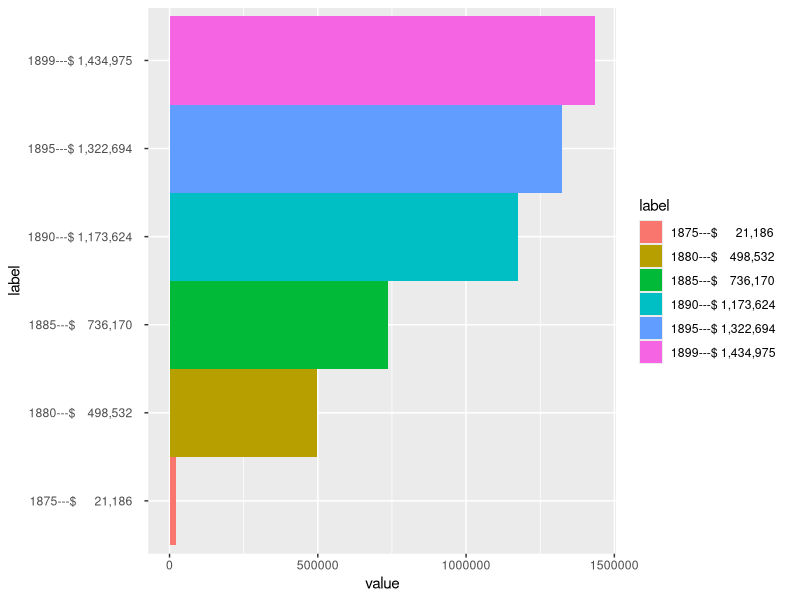
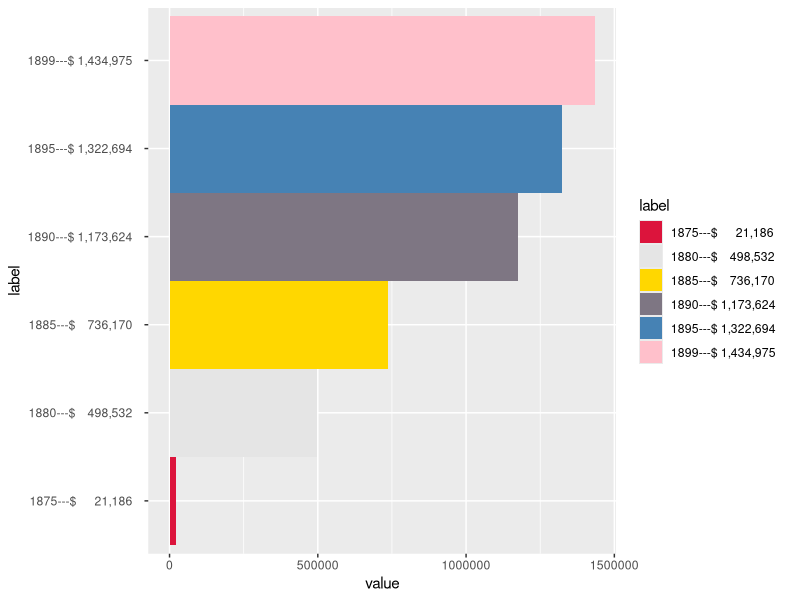
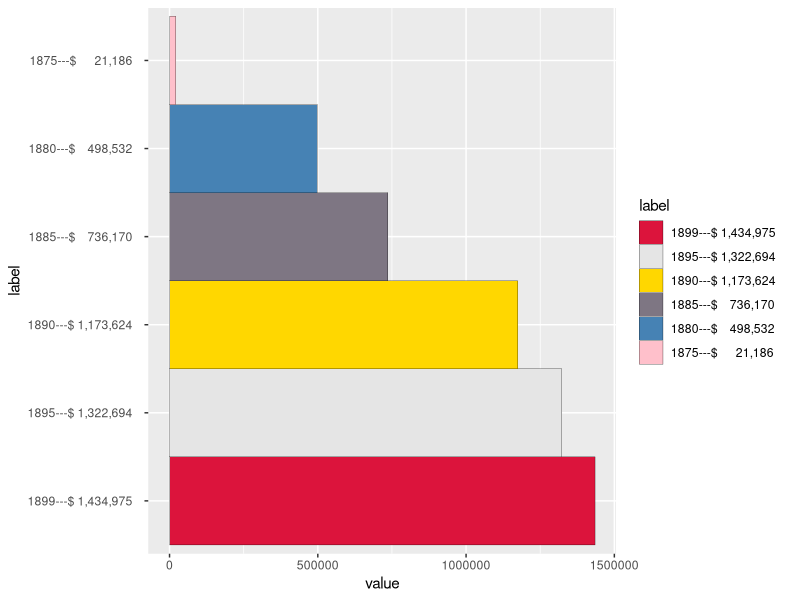
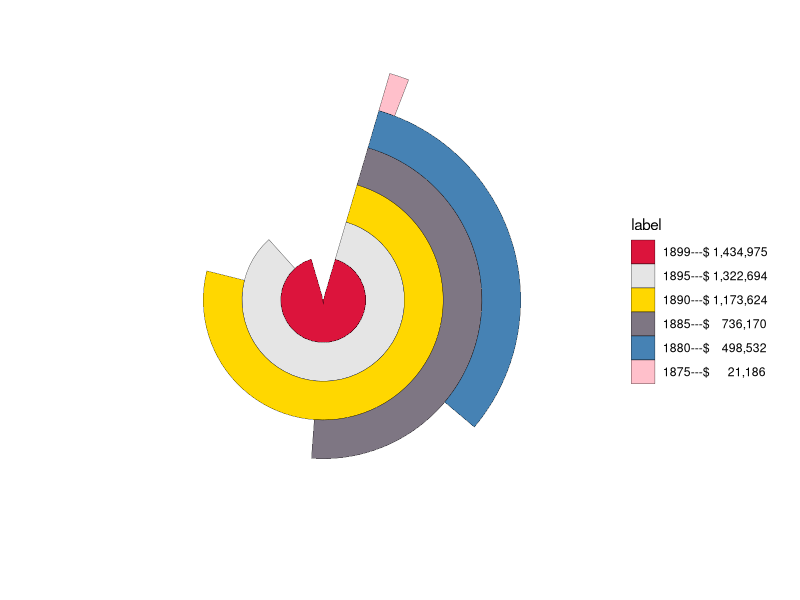
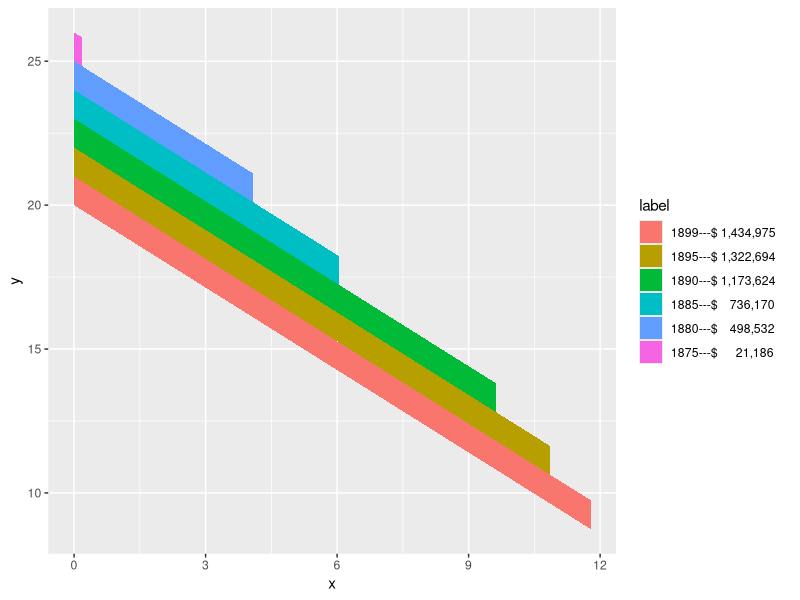
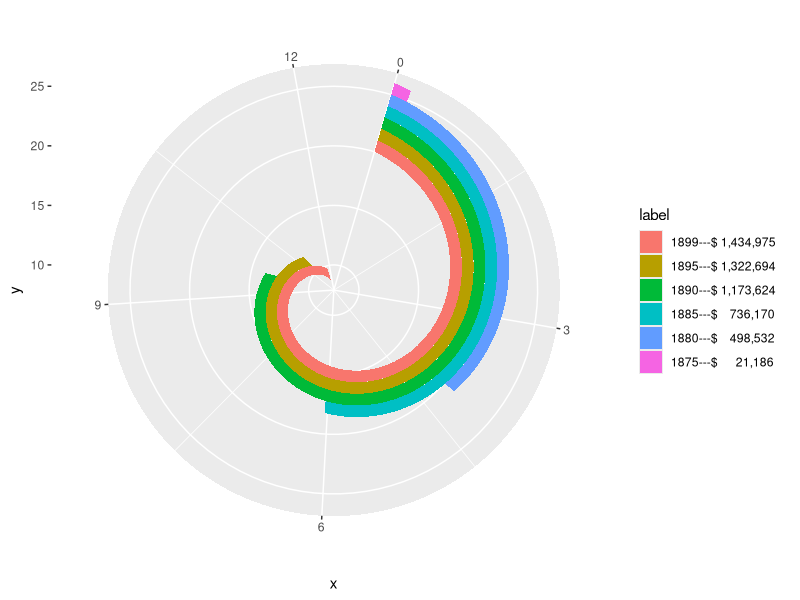
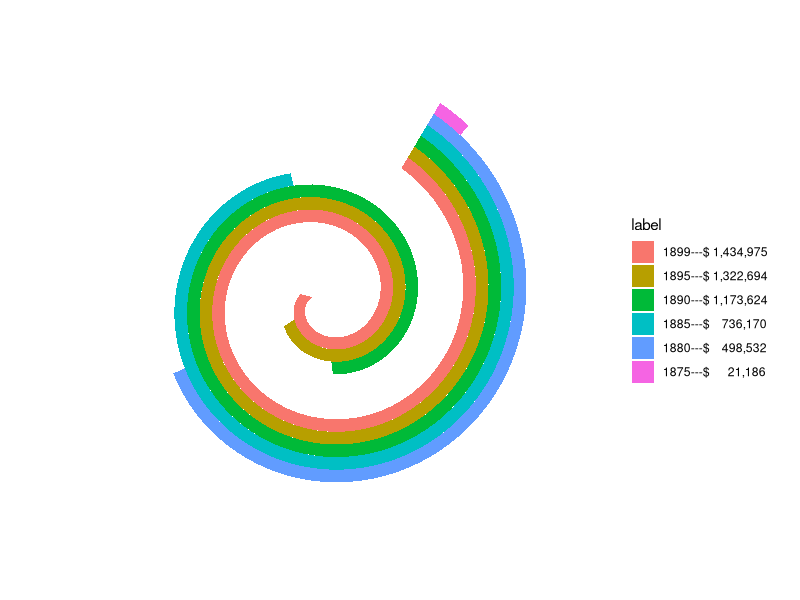
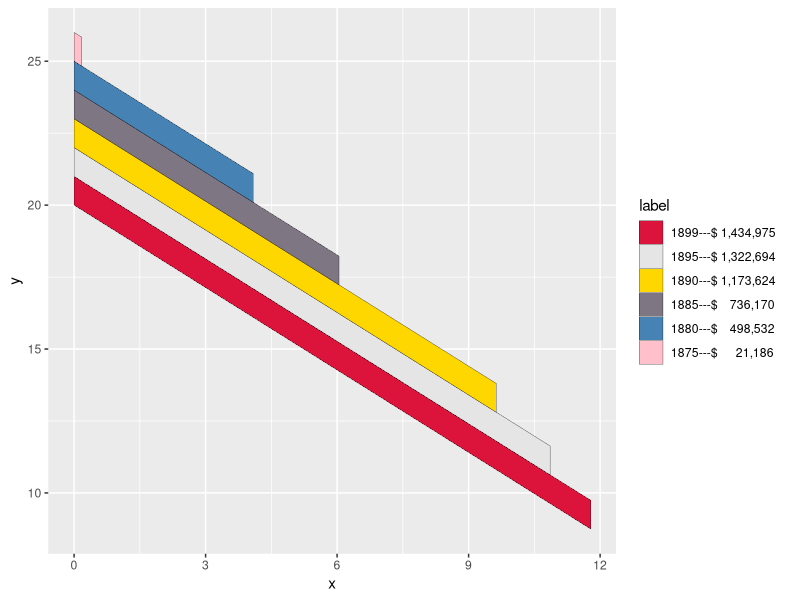

Write the R code that produced these figures, in order.
# W.E.B. Du Bois data portraits plate 25
# Ref: Battle-Baptiste and Rusert (book)
# Ref: AJ Starks (style guide)

library(tidyverse)

data <- data.frame(value =  c(1434975,
                              1322694,
                              1173624,
                              736170,
                              498532,
                              21186),
                   color =  c("#dc143c",
                              "#e5e5e5",
                              "#ffd700",
                              "#7e7683",
                              "#4682b4",
                              "#ffc0cb"),
                   label = c("1899---$ 1,434,975   ",
                             "1895---$ 1,322,694   ",
                             "1890---$ 1,173,624   ",
                             "1885---$    736,170   ",
                             "1880---$    498,532   ",
                             "1875---$      21,186   "))


# Bar charts --------------------------------------------------------------


# Super basic
ggplot(data, aes(y = label,
                 x = value,
                 fill = label)) +
  geom_col(width = 1,
           orientation = "y")

# Add color palette
ggplot(data, aes(y = label,
                 x = value,
                 fill = label)) +
  geom_col(width = 1,
           orientation = "y") +
  scale_fill_manual(values = data$color)

# Fix ordering of labels
data <- data %>% 
  mutate(label = fct_reorder(label, 1:6))

# Add boundaries
ggplot(data, aes(y = label,
                 x = value,
                 fill = label)) +
  geom_col(width = 1,
           orientation = "y",
           linewidth = .1,
           color = "black") +
  scale_fill_manual(values = data$color)

# Radial plot
ggplot(data, aes(y = label,
                 x = value,
                 fill = label)) +
  geom_col(width = 1,
           orientation = "y",
           linewidth = .1,
           color = "black") +
  scale_fill_manual(values = data$color) +
  coord_radial() +
  theme_void()



# Angled bar chart --------------------------------------------------------



# add columns to data set with coordinates of vertices

m <- -6/(2*pi) # slope wrt theta

data <- data %>% 
  mutate(theta = (value/max(value)) * (15/8) * (2*pi),
         y_ll = 20:25,
         y_ul = 21:26,
         y_ur = y_ul + m * theta,
         y_lr = y_ll + m * theta,
         x_ll = rep(0, times = 6),
         x_ul = rep(0, times = 6),
         x_ur = theta,
         x_lr = theta)

bar_data <- data %>% 
  pivot_longer(cols = contains("_"),
               names_to = c(".value", "vertex"),
               names_sep = "_")

# Super basic
ggplot(bar_data, 
       aes(x = x, 
           y = y, 
           fill = label)) + 
  geom_polygon()

# Preview of radial version
ggplot(bar_data, 
       aes(x, 
           y, 
           fill = label)) + 
  geom_polygon() +
  coord_radial()

ggplot(bar_data, 
       aes(x, 
           y, 
           fill = label)) + 
  geom_polygon() +
  coord_radial(end = 15*pi/4) +
  theme_void()

# fix colors and improve overall look
ggplot(bar_data, 
       aes(x = x, 
           y = y, 
           fill = label)) + 
  geom_polygon(color = "black",
               linewidth = .1) +
  scale_fill_manual(values = data$color)

# Add labels
ggplot(bar_data, 
       aes(x = x, 
           y = y, 
           fill = label)) + 
  geom_polygon(color = "black",
               linewidth = .1) +
  geom_text(data = data,
            aes(x = 0,
                y = y_ll + 0.5,
                label = label),
            hjust = "right",
            size = 2) +
  scale_fill_manual(values = data$color) 

# preview radial version
ggplot(bar_data, 
       aes(x = x, 
           y = y, 
           fill = label)) + 
  geom_polygon(color = "black",
               linewidth = .1) +
  geom_text(data = data,
            aes(x = 0,
                y = y_ll + 0.5,
                label = label),
            hjust = "right",
            size = 2) +
  scale_fill_manual(values = data$color) +
  coord_radial(end = 15*pi/4) +
  theme_void()



# Beautification ----------------------------------------------------------



# need y-axis ranging from 0 to 26
ggplot(bar_data, 
       aes(x = x, 
           y = y, 
           fill = label)) + 
  geom_polygon(color = "black",
               linewidth = .1) +
  geom_text(data = data,
            aes(x = 0,
                y = y_ll + 0.5,
                label = label),
            hjust = "right",
            size = 2) +
  ylim(c(0, 26)) + 
  scale_fill_manual(values = data$color) 

# radial version
ggplot(bar_data, 
       aes(x = x, 
           y = y, 
           fill = label)) + 
  geom_polygon(color = "black",
               linewidth = .1) +
  geom_text(data = data,
            aes(x = 0,
                y = y_ll + 0.5,
                label = label),
            hjust = "right",
            size = 2) +
  ylim(c(0, 26)) + 
  scale_fill_manual(values = data$color) +
  coord_radial(end = 15*pi/4) +
  theme_void()

# start plot on y-axis
ggplot(bar_data, 
       aes(x = x, 
           y = y, 
           fill = label)) + 
  geom_polygon(color = "black",
               linewidth = .1) +
  geom_text(data = data,
            aes(x = 0,
                y = y_ll + 0.5,
                label = label),
            hjust = "right",
            size = 2) +
  ylim(c(0, 26)) + 
  scale_x_continuous(expand = c(0,0)) +
  scale_fill_manual(values = data$color) +
  coord_radial(start = 0,
               end = 15*pi/4) +
  theme_void()

# Small rotation correction, remove legend
ggplot(bar_data, 
       aes(x = x, 
           y = y, 
           fill = label)) + 
  geom_polygon(color = "black",
               linewidth = .1,
               show.legend = FALSE) +
  geom_text(data = data,
            aes(x = 0,
                y = y_ll + 0.5,
                label = label),
            hjust = "right",
            size = 2) +
  ylim(c(0, 26)) + 
  scale_x_continuous(expand = c(0,0)) +
  scale_fill_manual(values = data$color) +
  coord_radial(start = .02,
               end = 15*pi/4) +
  theme_void()

# title and background color

ggplot(bar_data, 
       aes(x = x, 
           y = y, 
           fill = label)) + 
  geom_polygon(color = "black",
               linewidth = .1,
               show.legend = FALSE) +
  geom_text(data = data,
            aes(x = 0,
                y = y_ll + 0.5,
                label = label),
            hjust = "right",
            size = 2) +
  ylim(c(0, 26)) + 
  scale_x_continuous(expand = c(0,0)) +
  scale_fill_manual(values = data$color) +
  coord_radial(start = .02,
               end = 15*pi/4) +
  labs(title = "ASSESSED VALUE OF HOUSEHOLD AND KITCHEN FURNITURE \n OWNED BY GEORGIA NEGROES") +
  theme_void() +
  theme(plot.background = element_rect(fill = "#f9f1e7")) 

# center and bold title
ggplot(bar_data, 
       aes(x = x, 
           y = y, 
           fill = label)) + 
  geom_polygon(color = "black",
               linewidth = .1,
               show.legend = FALSE) +
  geom_text(data = data,
            aes(x = 0,
                y = y_ll + 0.5,
                label = label),
            hjust = "right",
            size = 2) +
  ylim(c(0, 26)) + 
  scale_x_continuous(expand = c(0,0)) +
  scale_fill_manual(values = data$color) +
  coord_radial(start = .02,
               end = 15*pi/4) +
  labs(title = "ASSESSED VALUE OF HOUSEHOLD AND KITCHEN FURNITURE \n OWNED BY GEORGIA NEGROES") +
  theme_void() +
  theme(plot.background = element_rect(fill = "#f9f1e7")) +
  theme(plot.title = element_text(hjust = 0.5,
                                  face = "bold",
                                  size = 9))

# change font (final for now)
ggplot(bar_data, 
       aes(x = x, 
           y = y, 
           fill = label)) + 
  geom_polygon(color = "black",
               linewidth = .1,
               show.legend = FALSE) +
  geom_text(data = data,
            aes(x = 0,
                y = y_ll + 0.5,
                label = label),
            hjust = "right",
            size = 2) +
  ylim(c(0, 26)) + 
  scale_x_continuous(expand = c(0,0)) +
  scale_fill_manual(values = data$color) +
  coord_radial(start = .02,
               end = 15*pi/4) +
  labs(title = "ASSESSED VALUE OF HOUSEHOLD AND KITCHEN FURNITURE \n OWNED BY GEORGIA NEGROES") +
  theme_void() +
  theme(plot.background = element_rect(fill = "#f9f1e7")) +
  theme(plot.title = element_text(hjust = 0.5,
                                  face = "bold",
                                  size = 9),
        text = element_text(family = "Charter")) 



# For export --------------------------------------------------------------


ggplot(bar_data, 
       aes(x = x, 
           y = y, 
           fill = label)) + 
  geom_polygon(color = "black",
               linewidth = .1,
               show.legend = FALSE) +
  geom_text(data = data,
            aes(x = 0,
                y = y_ll + 0.5,
                label = label),
            hjust = "right",
            size = 10) +
  ylim(c(0, 26)) + 
  scale_x_continuous(expand = c(0,0)) +
  scale_fill_manual(values = data$color) +
  coord_radial(start = .02,
               end = 15*pi/4) +
  labs(title = "ASSESSED VALUE OF HOUSEHOLD AND KITCHEN FURNITURE \n OWNED BY GEORGIA NEGROES") +
  theme_void() +
  theme(plot.background = element_rect(fill = "#f9f1e7")) +
  theme(plot.title = element_text(hjust = 0.5,
                                  face = "bold",
                                  size = 50),
        text = element_text(family = "Charter")) 

ggsave("dubois25_gard.png",
       width = 22,
       height = 24)




